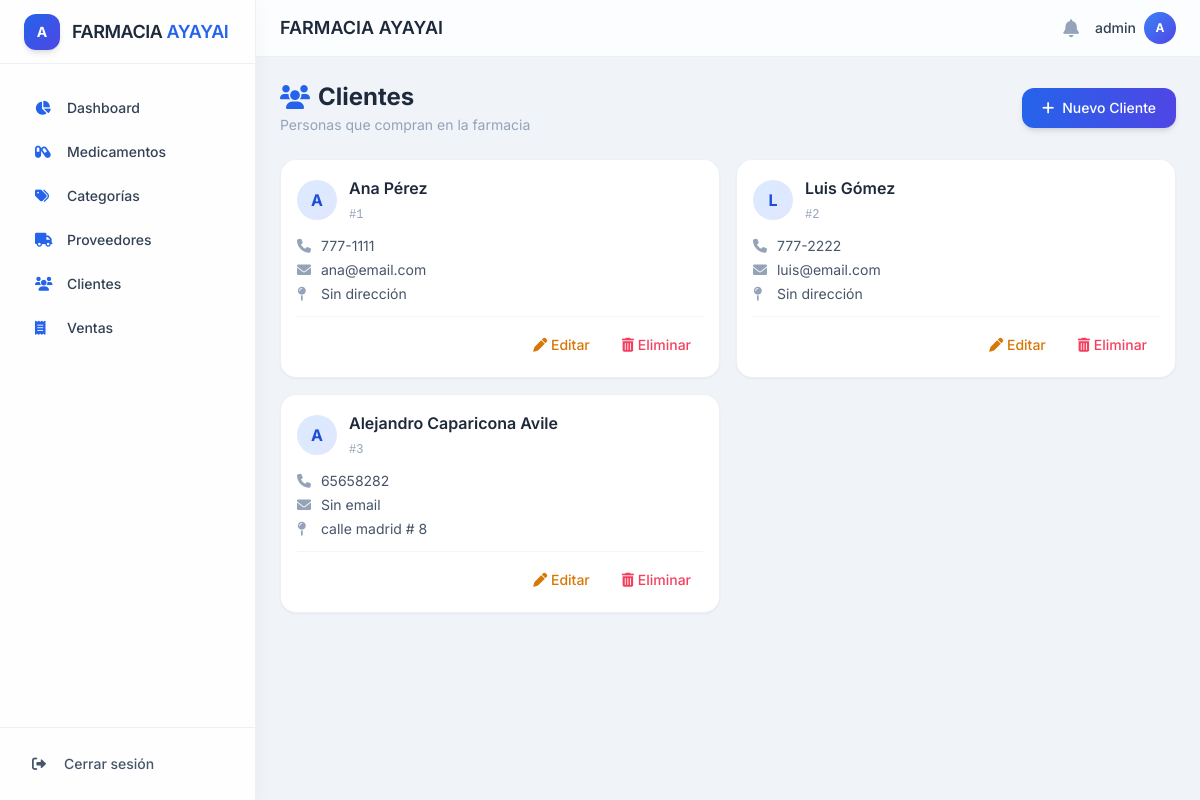
Screenshot of /clientes (signed in) with the database file from the repository.
### app/models.py (models this page shows, shortened)
class Usuario(UserMixin, db.Model):
    __tablename__ = 'usuarios'
    id = db.Column(db.Integer, primary_key=True)
    username = db.Column(db.String(100), unique=True, nullable=False)
    password_hash = db.Column(db.String(200), nullable=False)
    rol_id = db.Column(db.Integer, db.ForeignKey('roles.id'), nullable=False)

class Cliente(db.Model):
    __tablename__ = 'clientes'
    id = db.Column(db.Integer, primary_key=True)
    nombre = db.Column(db.String(100), nullable=False)
    telefono = db.Column(db.String(20))
    email = db.Column(db.String(100))
    direccion = db.Column(db.String(200))

### app/routes.py (the view)
@bp.route('/clientes')
@login_required
def clientes_listar():
    from app.models import Cliente
    clientes = Cliente.query.all()
    return render_template('clientes/listar.html', clientes=clientes)

### app/__init__.py (called while the page is built)
@login_manager.user_loader
def load_user(user_id):
    from app.models import Usuario
    return Usuario.query.get(int(user_id))

### app/templates/clientes/listar.html (shortened to what this page needs)
{% extends "base.html" %}
{% block content %}
<div class="flex flex-wrap justify-between items-center gap-3 mb-6">
    <div>
        <h2 class="text-2xl font-bold text-slate-800 flex items-center gap-2">
            <i class="fas fa-users text-blue-600"></i> Clientes
        </h2>
        <p class="text-sm text-slate-400 mt-0.5">Personas que compran en la farmacia</p>
    </div>
    <a href="/clientes/crear" class="inline-flex items-center gap-2 bg-gradient-to-r from-blue-600 to-indigo-600 hover:from-blue-700 hover:to-indigo-700 text-white px-5 py-2.5 rounded-xl text-sm font-medium shadow-md hover:shadow-lg transition-all duration-200">
        <i class="fas fa-plus"></i> Nuevo Cliente
    </a>
</div>
<div class="grid grid-cols-1 md:grid-cols-2 xl:grid-cols-3 gap-4">
    {% for c in clientes %}
    <div class="group bg-white rounded-2xl shadow-sm border border-slate-200/60 hover:shadow-lg hover:border-blue-200 transition-all duration-200 p-4">
        <div class="flex items-start justify-between">
            <div class="flex items-center gap-3">
                <div class="h-10 w-10 rounded-full bg-gradient-to-br from-blue-100 to-indigo-100 flex items-center justify-center text-blue-700 font-bold group-hover:scale-105 transition">
                    {{ c.nombre[0]|upper }}
                </div>
                <div>
                    <h3 class="font-semibold text-slate-800 group-hover:text-blue-600 transition">{{ c.nombre }}</h3>
                    <span class="text-xs font-mono text-slate-400">#{{ c.id }}</span>
                </div>
            </div>
        </div>
        <div class="mt-3 space-y-1 text-sm">
            <p class="text-slate-600"><i class="fas fa-phone text-slate-400 w-5"></i> {{ c.telefono or 'Sin teléfono' }}</p>
            <p class="text-slate-600"><i class="fas fa-envelope text-slate-400 w-5"></i> {{ c.email or 'Sin email' }}</p>
            <p class="text-slate-600"><i class="fas fa-map-pin text-slate-400 w-5"></i> {{ c.direccion or 'Sin dirección' }}</p>
        </div>
        <div class="flex justify-end gap-2 mt-3 pt-3 border-t border-slate-100">
            <a href="/clientes/editar/{{ c.id }}" class="text-amber-600 hover:text-amber-800 hover:bg-amber-50 px-3 py-1.5 rounded-lg text-sm transition font-medium">
                <i class="fas fa-pen"></i> Editar
            </a>
            <a href="/clientes/eliminar/{{ c.id }}" class="text-rose-500 hover:text-rose-700 hover:bg-rose-50 px-3 py-1.5 rounded-lg text-sm transition font-medium" onclick="return confirm('¿Eliminar cliente?')">
                <i class="fas fa-trash-alt"></i> Eliminar
            </a>
        </div>
    </div>
    {% endfor %}
</div>
{% endblock %}

### app/templates/base.html (shortened to what this page needs)
<!DOCTYPE html>
<html lang="es">
<head>
    <script src="https://cdn.tailwindcss.com"></script>
    <link rel="stylesheet" href="https://cdnjs.cloudflare.com/ajax/libs/font-awesome/6.0.0-beta3/css/all.min.css" />
</head>
<body>
<aside class="fixed inset-y-0 left-0 z-50 w-64 bg-white/90 backdrop-blur-md shadow-soft border-r border-slate-200/60 hidden md:flex flex-col">
    <div class="flex items-center gap-3 px-6 h-16 border-b border-slate-200/60">
        <div class="h-9 w-9 rounded-xl bg-gradient-to-br from-blue-600 to-indigo-600 flex items-center justify-center text-white font-bold text-sm shadow-md">A</div>
        <span class="text-lg font-semibold text-slate-800 tracking-tight">FARMACIA <span class="text-blue-600">AYAYAI</span></span>
    </div>
    <nav class="flex-1 overflow-y-auto py-6 px-4 space-y-1">
        <a href="/dashboard" class="sidebar-link active flex items-center gap-3 px-4 py-2.5 rounded-lg text-slate-700 text-sm font-medium"><i class="fas fa-chart-pie w-5 text-blue-600"></i> Dashboard</a>
        <a href="/medicamentos" class="sidebar-link flex items-center gap-3 px-4 py-2.5 rounded-lg text-slate-700 text-sm font-medium"><i class="fas fa-capsules w-5 text-blue-600"></i> Medicamentos</a>
        <a href="/categorias" class="sidebar-link flex items-center gap-3 px-4 py-2.5 rounded-lg text-slate-700 text-sm font-medium"><i class="fas fa-tags w-5 text-blue-600"></i> Categorías</a>
        <a href="/proveedores" class="sidebar-link flex items-center gap-3 px-4 py-2.5 rounded-lg text-slate-700 text-sm font-medium"><i class="fas fa-truck w-5 text-blue-600"></i> Proveedores</a>
        <a href="/clientes" class="sidebar-link flex items-center gap-3 px-4 py-2.5 rounded-lg text-slate-700 text-sm font-medium"><i class="fas fa-users w-5 text-blue-600"></i> Clientes</a>
        <a href="/ventas" class="sidebar-link flex items-center gap-3 px-4 py-2.5 rounded-lg text-slate-700 text-sm font-medium"><i class="fas fa-receipt w-5 text-blue-600"></i> Ventas</a>
    </nav>
    <div class="border-t border-slate-200/60 p-4">
        <a href="/logout" class="flex items-center gap-3 px-4 py-2.5 rounded-lg text-slate-600 hover:bg-red-50 hover:text-red-600 transition text-sm font-medium"><i class="fas fa-sign-out-alt w-5"></i> Cerrar sesión</a>
    </div>
</aside>
<div class="flex-1 md:ml-64 min-h-screen">
    <header class="sticky top-0 z-40 bg-white/80 backdrop-blur-sm border-b border-slate-200/60 px-6 py-3 flex items-center justify-between">
        <div class="flex items-center gap-4">
            <h2 class="text-lg font-semibold text-slate-800">FARMACIA AYAYAI</h2>
        </div>
        <div class="flex items-center gap-4">
            <i class="fas fa-bell text-slate-400 hover:text-slate-600 cursor-pointer transition text-lg"></i>
            <div class="flex items-center gap-2">
                <span class="text-sm font-medium text-slate-700 hidden sm:block">{{ current_user.username }}</span>
                <div class="h-8 w-8 rounded-full bg-gradient-to-br from-blue-500 to-indigo-600 flex items-center justify-center text-white text-xs font-bold shadow-sm">A</div>
            </div>
        </div>
    </header>
    <main class="p-6">
        {% block content %}{% endblock %}
    </main>
</div>
</body>
</html>

### app/templates/base.html (style rules this page uses)
* { font-family: 'Inter', sans-serif; }
body { background: #f0f4f8; }
.sidebar-link { transition: all 0.2s ease; border-left: 3px solid transparent; }
.shadow-soft { box-shadow: 0 4px 20px rgba(0,0,0,0.04); }

### rows the page displays
Usuario: username "admin"
Cliente: nombre "A", nombre "Ana Pérez", id "1", telefono "777-1111", email "ana@email.com", direccion "Sin dirección"
Cliente: nombre "L", nombre "Luis Gómez", id "2", telefono "777-2222", email "luis@email.com", direccion "Sin dirección"
Cliente: nombre "A", nombre "Alejandro Caparicona Avile", id "3", telefono "65658282", email "Sin email", direccion "calle madrid # 8"
